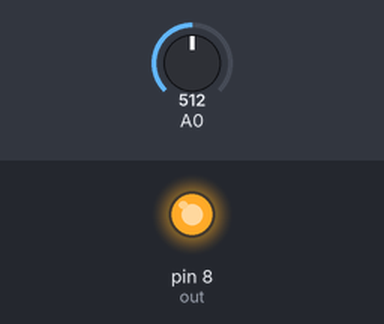
Recording of a sketch running on a simulated Arduino Uno, built with avr-gcc and run on an emulated ATmega328P. Parts: output pins drawn as LEDs (lit = HIGH). The inputs (shaded band) are chosen by the test bench; at power-on: A0 = 512.

Above: at 1.2 s.
1.3 s: A0 set to 269
2.8 s: A0 set to 242
At 4.0 s:
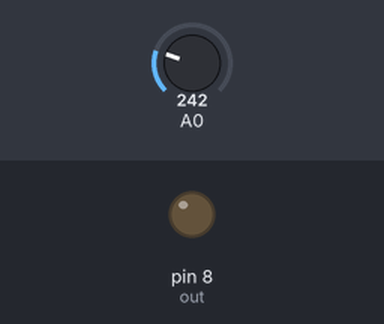
4.3 s: A0 set to 306
At 5.3 s:
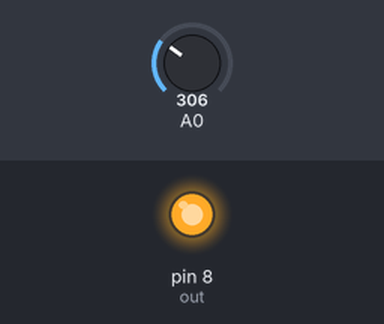
5.8 s: A0 set to 122
At 6.5 s:
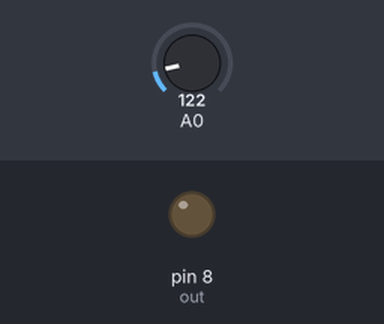
Timing chart, 0 to 8.3 s (numbered marks = the images above; inputs shaded):
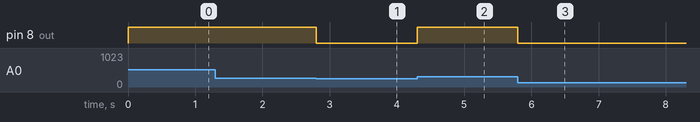

The sketch:

piezoeletric_light.ino
```cpp
#define out 8
void setup() {
  // put your setup code here, to run once:
  pinMode(out, OUTPUT);
}

void loop() {
  // put your main code here, to run repeatedly:
  int analog = analogRead(A0);
  analogWrite(out, analog/2);
}
```

Measured:
- the behaviour switches between 256 and 255 on A0 (found by bisection; images 0 and 1)
- after the input at 1.3 s, every drawn part: stays the same
- after the input at 2.8 s, pin 8 (out): HIGH → LOW at once
- after the input at 4.3 s, pin 8 (out): LOW → HIGH at once
- after the input at 5.8 s, pin 8 (out): HIGH → LOW at once
